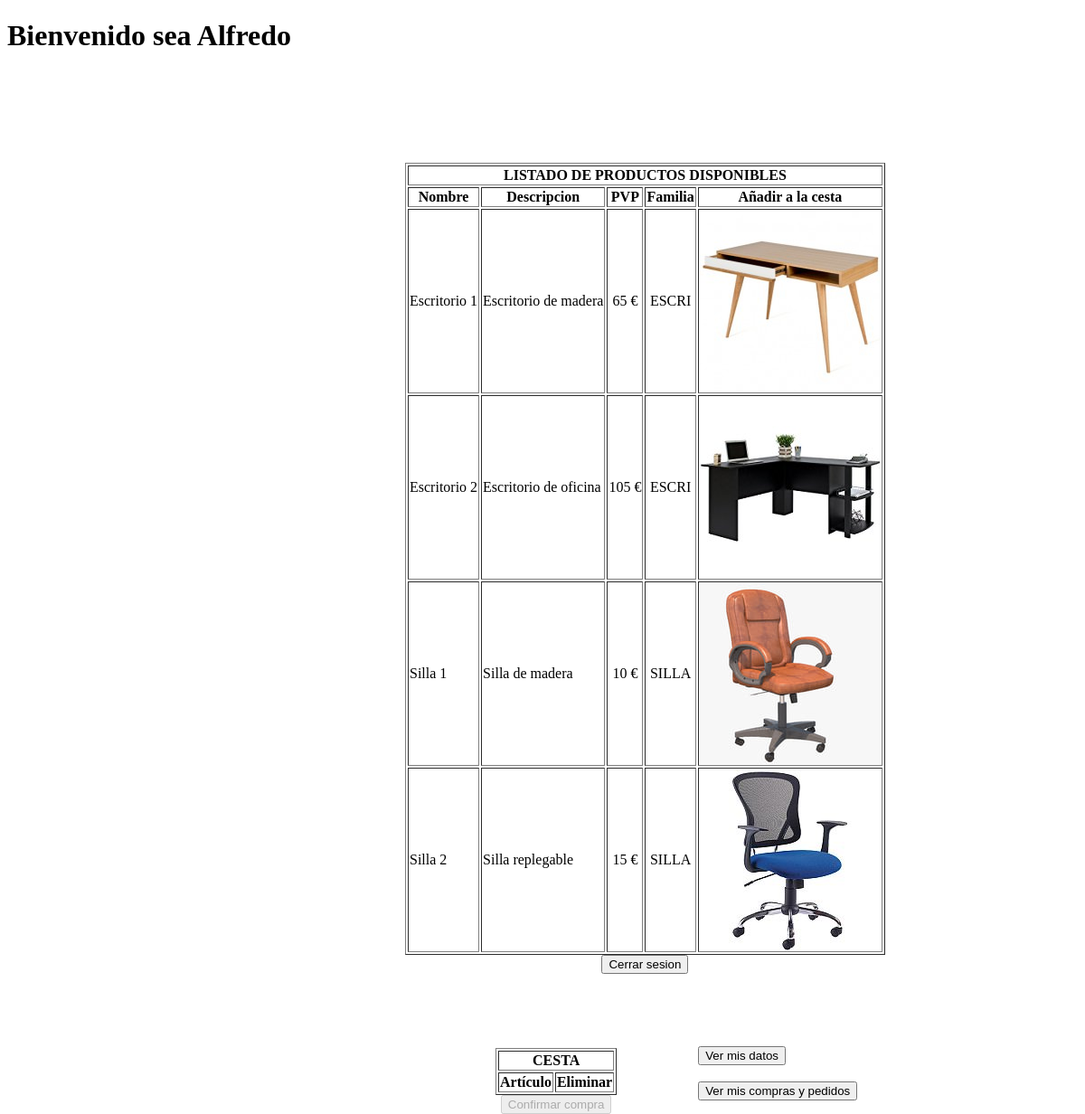
The app's page /vistaCliente.php (signed in) with its own data.
### tables this page shows
CREATE TABLE `producto` (
  `cod` varchar(12) NOT NULL,
  `nombre` varchar(30) NOT NULL,
  `descripcion` varchar(50) NOT NULL,
  `PVP` decimal(10,0) NOT NULL,
  `familia` varchar(6) NOT NULL,
  `stock` int(11) NOT NULL,
  `imagen` varchar(100) DEFAULT NULL
);

### cestaCompra.php (called while the page is built, shortened)
<?php
class CestaCompra {
    protected $productos = array();
    public function get_productos() {
    	asort($this->productos);
     	return $this->productos;
 	}
    public function vacia() {
	if (count($this->productos)==0)
		return true;
	else
		return false;
    }
    public static function carga_cesta() {
	if (!isset($_SESSION["cesta"]))
		return new CestaCompra();
	else
		return $_SESSION["cesta"];
    }
}
?>

### vistaCliente.php (the view, shortened to what this page needs)
<?php
require_once("cestaCompra.php");
echo
'<!DOCTYPE html PUBLIC "-//W3C//DTD XHTML 1.0 Transitional//EN" "http://www.w3.org/TR/xhtml1/DTD/xhtml1-transitional.dtd">
<html xmlns="http://www.w3.org/1999/xhtml">
<head>
<meta http-equiv="Content-Type" content="text/html; charset=utf-8" />
<html>
<head>
<title>TIENDA VIRTUAL</title>
<style type="text/css">
	table {
    	margin: auto;
    	margin-top: 100px;
      float: left;
    }
    .iz{
    	text-align: left;
    }
    .cen{
    	text-align: center;
    }
    #cesta{
      margin: 0 auto;
      margin-left: 100px;
      margin-top:-18px;
      float: left;
      position:relative;
    }
    #div{
      float:left;
      position: relative;
      margin-top: 80px;
      margin-left: 90px;
    }
    #listadoP{
      float:left;
    }
    #general{
      margin-left: 440px;
    }
</style>
</head>
<body> ';
$cliente = $_SESSION['cliente'];
echo "<h1>Bienvenido sea ".$cliente['nombre']."</h1>";
$cesta=CestaCompra::carga_cesta();
$cadSql="SELECT *
FROM producto
where stock > 0
order by familia, PVP";
$conexion= new mysqli("localhost", "root", "", "oficina");
$conexion->query("SET NAMES utf8");
$resultado=$conexion->query($cadSql);
echo "<div id='general'><div id='listadoP'><table border=1>";
echo "<tr><th colspan=5 align='center'>LISTADO DE PRODUCTOS DISPONIBLES</th></tr>";
echo "<tr><th>Nombre</th><th>Descripcion</th><th>PVP</th><th>Familia</th><th>Añadir a la cesta</th></tr>";
while ($fila = $resultado->fetch_assoc())
{
echo "<form action='vistaCliente.php' method='post'>";
echo "<tr><td class='iz'>".$fila['nombre']."</td><td class='iz'>".$fila['descripcion']."</td><td class='cen'>".$fila['PVP']." €</td><td class='cen'>".$fila['familia']."</td><td class='cen'>
<input style=\"background-image: url(".$fila['imagen']."); width: 200px; height: 200px; border-width: 0; outline: none;\" type='submit' name='enviar' value=''></td></tr>";
echo "<input type='hidden' name='cod' value=".$fila['cod']."></form>";
}
echo '</table>
<form  align="center" action="logoff.php">
  <input type="submit" value="Cerrar sesion" >
</form>
</div>
<br>
<div id="cesta" style="text-align:center">';
echo'
<table border=1>
<tr><th colspan="2">CESTA</th></tr>
<tr><th>Artículo</th><th>Eliminar</th></tr>
';
$totalCesta = 0;
$mostrar=($cesta->vacia())?'disabled="true"':'';
echo "
</table>
<form action='confitmarCompra.php' method='post'><input type='submit' name='enviar' value='Confirmar compra'".$mostrar."/>
<input type='hidden' name='totalCesta' value='".$totalCesta."'/>
</form>
</div>
<div id='div'>
<form action='verMisDatosYModificar.php' method='post'><input type='submit' name='verDatos' value='Ver mis datos'>
</form><br>
<form action='verComprasYPedidos.php'><input type='submit' name='verCompras' value='Ver mis compras y pedidos'>
</form>
</div>
</div>
";
?>

### vistaCliente.php (style rules this page uses)
table { margin: auto; margin-top: 100px; float: left; }
.iz { text-align: left; }
.cen { text-align: center; }
#cesta { margin: 0 auto; margin-left: 100px; margin-top:-18px; float: left; position:relative; }
#div { float:left; position: relative; margin-top: 80px; margin-left: 90px; }
#listadoP { float:left; }
#general { margin-left: 440px; }

### records on screen
producto: nombre "Escritorio 1", descripcion "Escritorio de madera", PVP "65", familia "ESCRI"
producto: nombre "Escritorio 2", descripcion "Escritorio de oficina", PVP "105", familia "ESCRI"
producto: nombre "Silla 1", descripcion "Silla de madera", PVP "10", familia "SILLA"
producto: nombre "Silla 2", descripcion "Silla replegable", PVP "15", familia "SILLA"

### other values on screen
$cliente['nombre'] "Alfredo"
